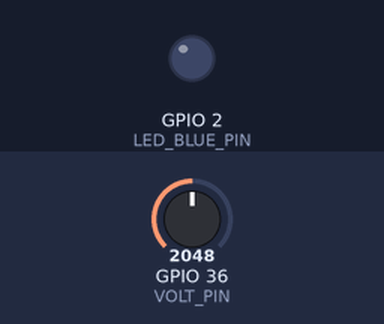
Simulated run of this sketch. Board: ESP32. Parts: output pins drawn as LEDs (lit = HIGH). Inputs (shaded band) come from the test bench; at power-on: GPIO 36 (VOLT_PIN) = 2048. WiFi joins after 1.5 s; servers stay silent unless stated; uploads are accepted with an empty reply; what the sketch prints to the serial monitor is not drawn.

Above: at 17.4 s.
At 32.95 s:
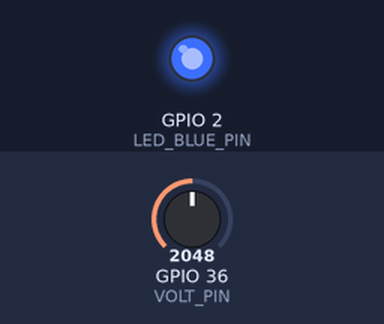
Timing chart, 0 to 41.5 s (numbered marks = the images above):
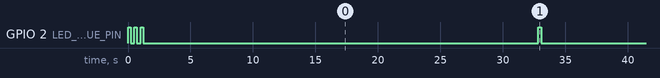

The sketch:

ESP32_BatteryDataLogger_WOConfig.ino
```cpp
#include <WiFi.h>
#include <HTTPClient.h>
#include <ArduinoJson.h>

const char* ssid = "[INSERT_HERE_SSID]";
const char* password = "[INSERT_HERE_PASSWORD]";

#define VOLT_PIN A0  //check analog pin
#define LED_BLUE_PIN 2
#define NUM_SAMPLES 30
#define TIME_PER_SAMPLE 1000 //ms

int volt[NUM_SAMPLES] = {};
int volt_ready[NUM_SAMPLES] = {};
int i_count = 0;

unsigned long start_millis;
unsigned long current_millis;
unsigned long diff;

int res = 0;
boolean ready_to_send = false;

String json = "";

void setup(void) {
  Serial.begin(115200);

  pinMode(VOLT_PIN, INPUT);
  pinMode(LED_BLUE_PIN, OUTPUT);

  WiFi.mode(WIFI_STA);
  WiFi.begin(ssid, password);
  Serial.println("");

  while (WiFi.status() != WL_CONNECTED) {
    digitalWrite(LED_BLUE_PIN, HIGH);
    delay(200);
    digitalWrite(LED_BLUE_PIN, LOW);
    delay(300);
    Serial.print(".");
  }

  Serial.print("WIFI conectou com IP: ");
  Serial.println(WiFi.localIP());

  start_millis = millis();

  xTaskCreatePinnedToCore(core0, "core0", 10000, NULL, 1, NULL, 0);
  delay(500);

}

void loop() {

    current_millis = millis();

    if (current_millis - start_millis >= TIME_PER_SAMPLE) {
      Serial.println("Voltage " + String(i_count+1) + ": " + String(volt[i_count]) + " mV");
      start_millis = current_millis;
      volt[i_count] = voltage();
      i_count++;
    }

    if (i_count == 30) {
      memcpy(volt_ready, volt, sizeof(volt));
      ready_to_send = true;
      i_count = 0;
    }

}

void core0(void *pvParametros) {

  while (true) {
    if (ready_to_send) {
      Serial.println("Preparando para enviar os dados...");
      ready_to_send = false;
      sendData();
    }
    delay(10);
  }

}

void sendData() {

  DynamicJsonDocument doc(2048);
  JsonArray voltage_json = doc.createNestedArray("voltage_array");

  if (WiFi.status() == WL_CONNECTED) {
    digitalWrite(LED_BLUE_PIN, HIGH);
    Serial.println("Conectado");

    HTTPClient http;
    Serial.println("Enviando...");

    doc["batch_datetime"] = String(String(__DATE__) + " " + String(__TIME__));

    for (int ii = 0; ii < NUM_SAMPLES; ii++) {
      voltage_json.add(volt_ready[ii]);
    }

    String url = "[INSERT_HERE_API_URL]";

    http.begin(url);
    http.setTimeout(4000);
    http.addHeader("Content-Type", "application/json");

    json = "";

    serializeJson(doc, json);

    Serial.println(json);

    res = http.POST(json);
    Serial.println("Codigo: " + String(res));
    if (res == 200) {
      Serial.println("Informações enviadas... ");
    } else if (res >= 400) {
      Serial.println("Falha ao enviar informações... ");
    }
    http.end();
    digitalWrite(LED_BLUE_PIN, LOW);

  } else {
    digitalWrite(LED_BLUE_PIN, LOW);
    Serial.println("Não conectado");
  }

}

int voltage() {

  float avg_read = 0.0;
  float sum_read = 0.0;
  int count_read = 0;

  while (count_read < 100) {
    sum_read += analogRead(VOLT_PIN);
    count_read++;
    delay(10);
  }

  avg_read = sum_read / count_read;

  int resp = 0;
  resp = round(1.511 * avg_read  + 231.362);

  return avg_read;
}
```

Measured:
- by itself, GPIO 2 (LED_BLUE_PIN): goes LOW 0.30 s, HIGH 0.20 s, LOW 0.30 s, 4 × (HIGH 0.20 s, LOW 31.6 s), HIGH 0.22 s, then LOW
